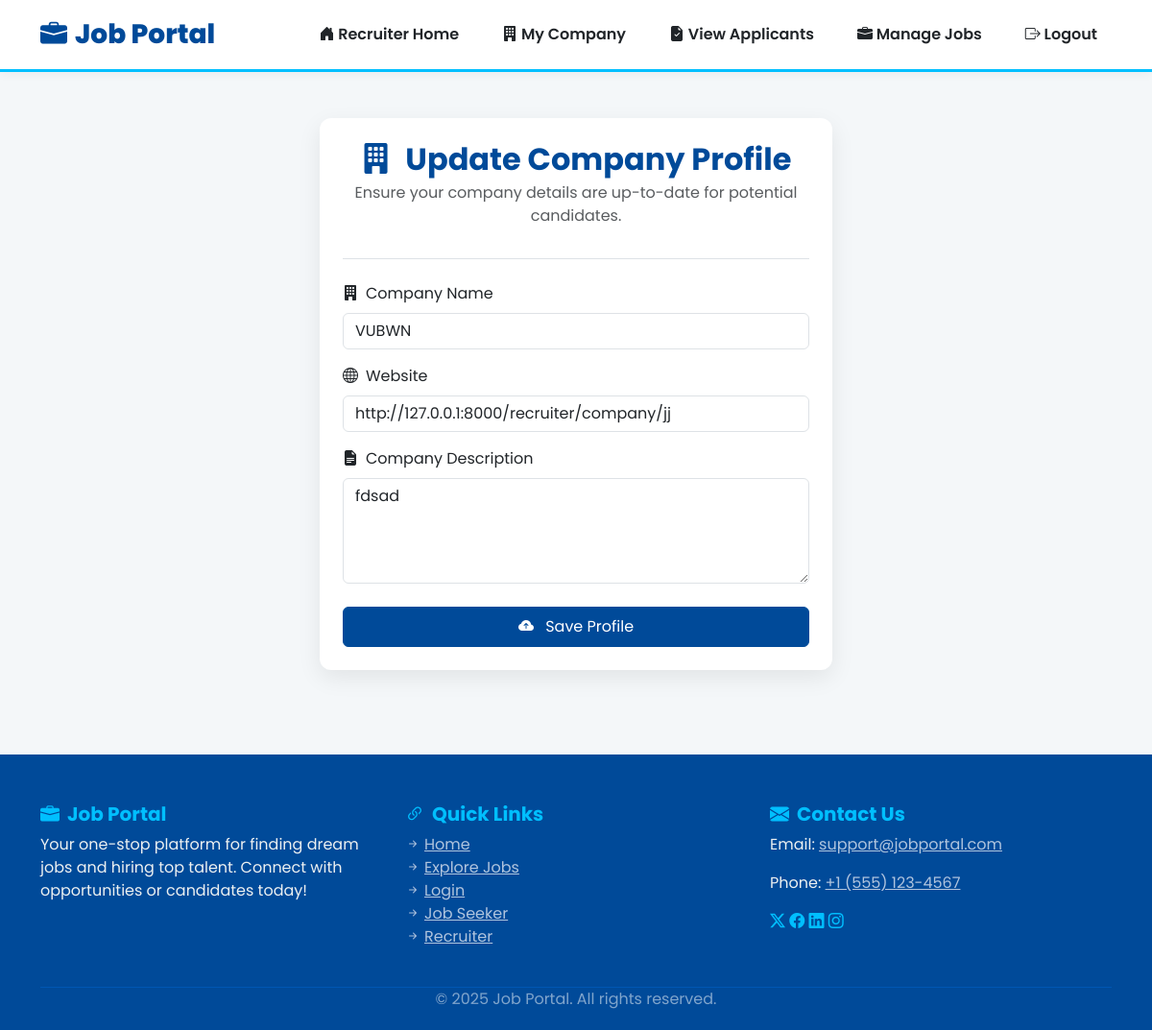
/recruiter/company/ (signed in), run on the app's committed database.
### myapp/models.py (models this page shows, shortened)
class Company(models.Model):
    company_id = models.AutoField(primary_key=True)
    recruiter = models.OneToOneField(Recruiter, on_delete=models.CASCADE)  # one recruiter → one company
    name = models.CharField(max_length=255)
    website = models.URLField(blank=True, null=True)
    description = models.TextField(blank=True, null=True)
    created_at = models.DateTimeField(auto_now_add=True)

### myapp/views.py (the view)
# urls.py: path('recruiter/company/', views.recruiter_company, name='recruiter_company'),
def recruiter_company(request):
    if 'user_id' not in request.session or request.session.get('user_type') != 'recruiter':
        messages.error(request, "Unauthorized access.")
        return redirect('login')
    recruiter_id = request.session['user_id']
    company, created = Company.objects.get_or_create(recruiter_id=recruiter_id)
    if request.method == 'POST':
        form = CompanyForm(request.POST, instance=company)
        if form.is_valid():
            form.save()
            messages.success(request, "Company profile updated successfully.")
            return redirect('recruiter_home')
    else:
        form = CompanyForm(instance=company)
    return render(request, 'recruiter_company.html', {'form': form})

### myapp/forms.py
class CompanyForm(forms.ModelForm):
    class Meta:
        model = Company
        fields = ['name', 'website', 'description']
        widgets = {
            'name': forms.TextInput(attrs={'class': 'form-control'}),
            'website': forms.URLInput(attrs={'class': 'form-control'}),
            'description': forms.Textarea(attrs={'class': 'form-control', 'rows': 4}),
        }

### templates/recruiter_company.html (shortened to what this page needs)
{% extends "base.html" %}
{% block content %}
<div class="container my-5">
    <div class="row justify-content-center">
        <div class="col-lg-6 col-md-8">
            <div class="card-form p-4">
                <div class="text-center mb-4 pb-3 border-bottom">
                    <h2 class="fw-bold mb-1" style="color: var(--primary-color);">
                        <i class="bi bi-building-fill me-2"></i> Update Company Profile
                    </h2>
                    <p class="text-muted">Ensure your company details are up-to-date for potential candidates.</p>
                </div>
                <form method="post">
                    <div class="mb-3">
                        <label for="{{ form.name.id_for_label }}" class="form-label">
                            <i class="bi bi-building-fill me-2"></i>Company Name
                        </label>
                        {{ form.name }}
                    </div>
                    <div class="mb-3">
                        <label for="{{ form.website.id_for_label }}" class="form-label">
                            <i class="bi bi-globe me-2"></i>Website
                        </label>
                        {{ form.website }}
                    </div>
                    <div class="mb-4">
                        <label for="{{ form.description.id_for_label }}" class="form-label">
                            <i class="bi bi-file-earmark-text-fill me-2"></i>Company Description
                        </label>
                        {{ form.description }}
                    </div>
                    <button type="submit" class="btn btn-primary w-100 py-2">
                        <i class="bi bi-cloud-arrow-up-fill me-2"></i> Save Profile
                    </button>
                </form>
            </div>
        </div>
    </div>
</div>
{% endblock %}

### templates/base.html (style rules this page uses)
:root { --primary-color: #004a99; --secondary-color: #00bfff; --accent-color: #ff9900; --text-color: #212529; --light-bg: #f4f7f9; --card-bg: #ffffff; --card-shadow: 0 8px 25px rgba(0, 0, 0, 0.08); --transition-speed: 0.3s; }
body { background-color: var(--light-bg); font-family: 'Poppins', sans-serif; color: var(--text-color); min-height: 100vh; display: flex; flex-direction: column; }
.card-form, .table-responsive, .feature-card { background-color: var(--card-bg); padding: 30px; border-radius: 12px; box-shadow: var(--card-shadow); border: none; }
.btn-primary { background-color: var(--primary-color); border-color: var(--primary-color); }

### data on the page
Company: name "VUBWN", website "http://127.0.0.1:8000/recruiter/company/jj", description "fdsad"
